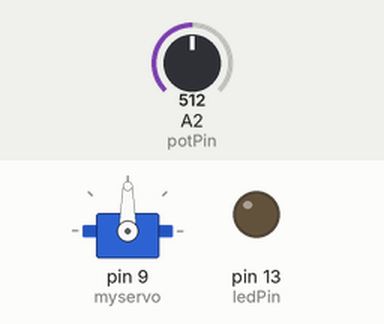
Simulated run of this sketch. Board: Arduino Uno, built with avr-gcc and run on an emulated ATmega328P. Shown: servo, output pins drawn as LEDs (lit = HIGH). The test bench sets the inputs (shaded band); at power-on: A2 (potPin) = 512. What the sketch prints to the serial monitor is not drawn.

Above: at 1.2 s.
1.3 s: A2 (potPin) set to 716
At 2.3 s:
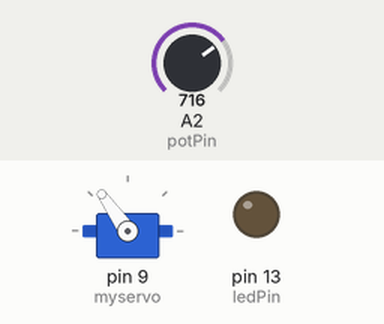
2.8 s: A2 (potPin) set to 900
At 3.6 s:
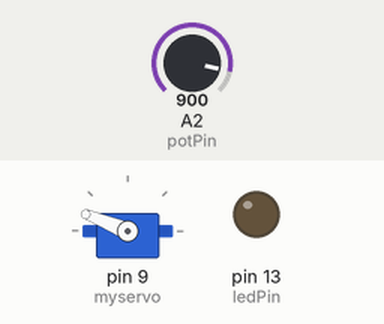
4.3 s: A2 (potPin) set to 1023
At 4.7 s:
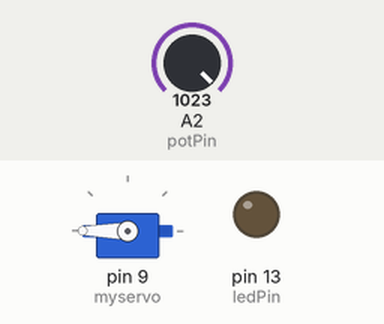
5.8 s: A2 (potPin) set to 306
At 7.0 s:
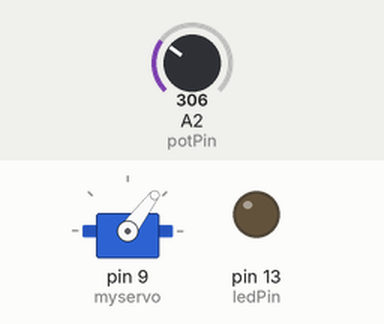
7.3 s: A2 (potPin) set to 122
At 8.1 s:
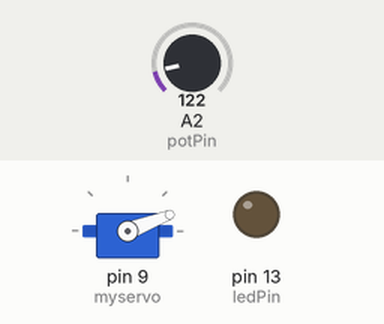
8.8 s: A2 (potPin) set to 0
At 9.1 s:
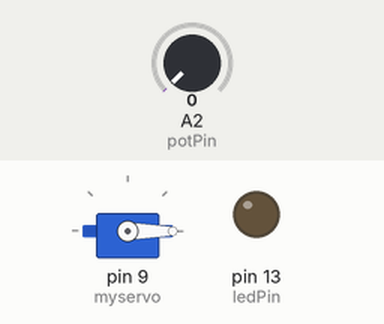
Timing chart, 0 to 11.3 s (numbered marks = the images above; inputs shaded):
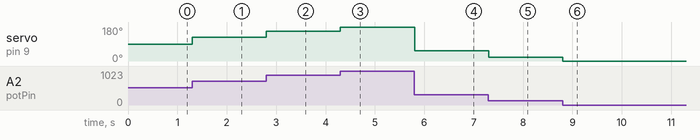

Measured:
- after the input at 1.3 s, servo on pin 9 (myservo): 90° → 125° at once
- after the input at 2.8 s, servo on pin 9 (myservo): 125° → 158° at once
- after the input at 4.3 s, servo on pin 9 (myservo): 158° → 180° at once
- after the input at 5.8 s, servo on pin 9 (myservo): 180° → 53° at once
- after the input at 7.3 s, servo on pin 9 (myservo): 53° → 21° at once
- after the input at 8.8 s, servo on pin 9 (myservo): 21° → 0° at once

The sketch:

Motor_Pot.ino
```cpp
int potPin = 2;    // select the input pin for the potentiometer
int ledPin = 13;   // select the pin for the LED
int val = 0;       // variable to store the value coming from the sensor
#include <Servo.h>
Servo myservo;
void setup() {
    myservo.attach(9);
  Serial.begin(9600);
  pinMode(ledPin, OUTPUT);  // declare the ledPin as an OUTPUT
}

void loop() {
    val = map(analogRead(potPin),0,1023,0,180);    // read the value from the sensor
    myservo.write(val);
    Serial.println(val);
}
```
